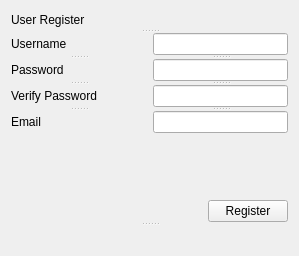
<?xml version="1.0" encoding="UTF-8"?>
<ui version="4.0">
 <class>registerForm</class>
 <widget class="QWidget" name="registerForm">
  <property name="geometry">
   <rect>
    <x>0</x>
    <y>0</y>
    <width>299</width>
    <height>256</height>
   </rect>
  </property>
  <property name="windowTitle">
   <string>Form</string>
  </property>
  <layout class="QGridLayout" name="gridLayout">
   <item row="0" column="0">
    <widget class="QSplitter" name="splitter_4">
     <property name="orientation">
      <enum>Qt::Vertical</enum>
     </property>
     <widget class="QSplitter" name="splitter_3">
      <property name="orientation">
       <enum>Qt::Vertical</enum>
      </property>
      <widget class="QLabel" name="label_4">
       <property name="styleSheet">
        <string notr="true">font: 20pt &quot;Segoe UI&quot;;</string>
       </property>
       <property name="text">
        <string>User Register</string>
       </property>
      </widget>
      <widget class="QWidget" name="layoutWidget">
       <layout class="QVBoxLayout" name="verticalLayout_2">
        <item>
         <layout class="QHBoxLayout" name="horizontalLayout">
          <item>
           <widget class="QSplitter" name="splitter">
            <property name="orientation">
             <enum>Qt::Vertical</enum>
            </property>
            <widget class="QLabel" name="label">
             <property name="text">
              <string>Username</string>
             </property>
            </widget>
            <widget class="QLabel" name="label_2">
             <property name="text">
              <string>Password</string>
             </property>
            </widget>
            <widget class="QLabel" name="label_3">
             <property name="text">
              <string>Verify Password</string>
             </property>
            </widget>
            <widget class="QLabel" name="label_5">
             <property name="text">
              <string>Email</string>
             </property>
            </widget>
           </widget>
          </item>
          <item>
           <widget class="QSplitter" name="splitter_2">
            <property name="orientation">
             <enum>Qt::Vertical</enum>
            </property>
            <widget class="QLineEdit" name="lineEdit_reg_user"/>
            <widget class="QLineEdit" name="lineEdit_reg_pass">
             <property name="echoMode">
              <enum>QLineEdit::Password</enum>
             </property>
            </widget>
            <widget class="QLineEdit" name="lineEdit_verify_pass">
             <property name="echoMode">
              <enum>QLineEdit::Password</enum>
             </property>
            </widget>
            <widget class="QLineEdit" name="lineEdit_reg_email"/>
           </widget>
          </item>
         </layout>
        </item>
        <item>
         <layout class="QVBoxLayout" name="verticalLayout">
          <item>
           <spacer name="verticalSpacer">
            <property name="orientation">
             <enum>Qt::Vertical</enum>
            </property>
            <property name="sizeHint" stdset="0">
             <size>
              <width>20</width>
              <height>18</height>
             </size>
            </property>
           </spacer>
          </item>
          <item>
           <layout class="QHBoxLayout" name="horizontalLayout_2">
            <item>
             <spacer name="horizontalSpacer">
              <property name="orientation">
               <enum>Qt::Horizontal</enum>
              </property>
              <property name="sizeHint" stdset="0">
               <size>
                <width>158</width>
                <height>20</height>
               </size>
              </property>
             </spacer>
            </item>
            <item>
             <widget class="QPushButton" name="pushButton_register">
              <property name="text">
               <string>Register</string>
              </property>
             </widget>
            </item>
           </layout>
          </item>
         </layout>
        </item>
       </layout>
      </widget>
     </widget>
     <widget class="QLabel" name="label_display_signup_status">
      <property name="text">
       <string/>
      </property>
     </widget>
    </widget>
   </item>
  </layout>
 </widget>
 <resources/>
 <connections/>
</ui>
